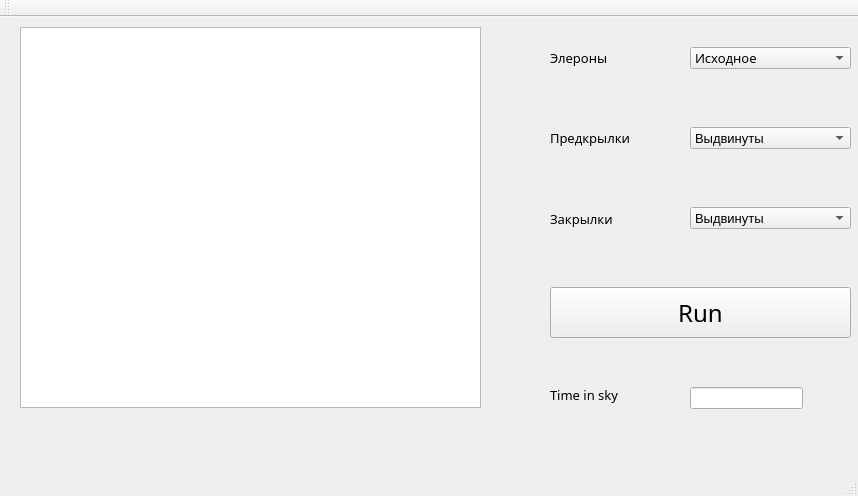
<?xml version="1.0" encoding="UTF-8"?>
<ui version="4.0">
 <class>MainWindow</class>
 <widget class="QMainWindow" name="MainWindow">
  <property name="geometry">
   <rect>
    <x>0</x>
    <y>0</y>
    <width>858</width>
    <height>496</height>
   </rect>
  </property>
  <property name="sizePolicy">
   <sizepolicy hsizetype="Preferred" vsizetype="Preferred">
    <horstretch>0</horstretch>
    <verstretch>0</verstretch>
   </sizepolicy>
  </property>
  <property name="minimumSize">
   <size>
    <width>858</width>
    <height>496</height>
   </size>
  </property>
  <property name="maximumSize">
   <size>
    <width>858</width>
    <height>496</height>
   </size>
  </property>
  <property name="windowTitle">
   <string>Airplane simulator</string>
  </property>
  <widget class="QWidget" name="centralWidget">
   <widget class="QGraphicsView" name="graphicsView">
    <property name="geometry">
     <rect>
      <x>20</x>
      <y>10</y>
      <width>461</width>
      <height>381</height>
     </rect>
    </property>
   </widget>
   <widget class="QLabel" name="label">
    <property name="geometry">
     <rect>
      <x>550</x>
      <y>30</y>
      <width>101</width>
      <height>21</height>
     </rect>
    </property>
    <property name="font">
     <font>
      <family>Jokerman</family>
      <pointsize>10</pointsize>
     </font>
    </property>
    <property name="text">
     <string>Элероны</string>
    </property>
   </widget>
   <widget class="QLabel" name="label_2">
    <property name="geometry">
     <rect>
      <x>550</x>
      <y>110</y>
      <width>101</width>
      <height>21</height>
     </rect>
    </property>
    <property name="font">
     <font>
      <family>Lucida Calligraphy</family>
      <pointsize>10</pointsize>
     </font>
    </property>
    <property name="text">
     <string>Предкрылки</string>
    </property>
   </widget>
   <widget class="QLabel" name="label_3">
    <property name="geometry">
     <rect>
      <x>550</x>
      <y>190</y>
      <width>101</width>
      <height>21</height>
     </rect>
    </property>
    <property name="font">
     <font>
      <family>Lucida Calligraphy</family>
      <pointsize>10</pointsize>
      <weight>50</weight>
      <bold>false</bold>
     </font>
    </property>
    <property name="text">
     <string>Закрылки</string>
    </property>
    <property name="alignment">
     <set>Qt::AlignBottom|Qt::AlignLeading|Qt::AlignLeft</set>
    </property>
   </widget>
   <widget class="QPushButton" name="run_pushButton">
    <property name="geometry">
     <rect>
      <x>550</x>
      <y>270</y>
      <width>301</width>
      <height>51</height>
     </rect>
    </property>
    <property name="font">
     <font>
      <family>Lucida Calligraphy</family>
      <pointsize>18</pointsize>
     </font>
    </property>
    <property name="text">
     <string>Run</string>
    </property>
   </widget>
   <widget class="QLabel" name="label_4">
    <property name="geometry">
     <rect>
      <x>550</x>
      <y>370</y>
      <width>111</width>
      <height>16</height>
     </rect>
    </property>
    <property name="font">
     <font>
      <family>Lucida Calligraphy</family>
      <pointsize>10</pointsize>
     </font>
    </property>
    <property name="text">
     <string>Time in sky</string>
    </property>
   </widget>
   <widget class="QLineEdit" name="time_in_sky_edit">
    <property name="geometry">
     <rect>
      <x>690</x>
      <y>370</y>
      <width>113</width>
      <height>22</height>
     </rect>
    </property>
   </widget>
   <widget class="QComboBox" name="elerons_comboBox">
    <property name="geometry">
     <rect>
      <x>690</x>
      <y>30</y>
      <width>161</width>
      <height>22</height>
     </rect>
    </property>
    <property name="font">
     <font>
      <family>Lucida Calligraphy</family>
      <pointsize>10</pointsize>
     </font>
    </property>
    <item>
     <property name="text">
      <string>Исходное</string>
     </property>
    </item>
    <item>
     <property name="text">
      <string>Левый выдвинут</string>
     </property>
    </item>
    <item>
     <property name="text">
      <string>Правый видвинут</string>
     </property>
    </item>
   </widget>
   <widget class="QComboBox" name="predkrylky_comboBox">
    <property name="geometry">
     <rect>
      <x>690</x>
      <y>110</y>
      <width>161</width>
      <height>22</height>
     </rect>
    </property>
    <property name="font">
     <font>
      <pointsize>10</pointsize>
     </font>
    </property>
    <item>
     <property name="text">
      <string>Выдвинуты</string>
     </property>
    </item>
    <item>
     <property name="text">
      <string>Исходное</string>
     </property>
    </item>
   </widget>
   <widget class="QComboBox" name="zakryky_comboBox">
    <property name="geometry">
     <rect>
      <x>690</x>
      <y>190</y>
      <width>161</width>
      <height>22</height>
     </rect>
    </property>
    <property name="font">
     <font>
      <pointsize>10</pointsize>
     </font>
    </property>
    <item>
     <property name="text">
      <string>Выдвинуты</string>
     </property>
    </item>
    <item>
     <property name="text">
      <string>Исходное</string>
     </property>
    </item>
   </widget>
  </widget>
  <widget class="QMenuBar" name="menuBar">
   <property name="geometry">
    <rect>
     <x>0</x>
     <y>0</y>
     <width>858</width>
     <height>26</height>
    </rect>
   </property>
  </widget>
  <widget class="QToolBar" name="mainToolBar">
   <attribute name="toolBarArea">
    <enum>TopToolBarArea</enum>
   </attribute>
   <attribute name="toolBarBreak">
    <bool>false</bool>
   </attribute>
  </widget>
  <widget class="QStatusBar" name="statusBar"/>
 </widget>
 <layoutdefault spacing="6" margin="11"/>
 <resources/>
 <connections/>
</ui>
